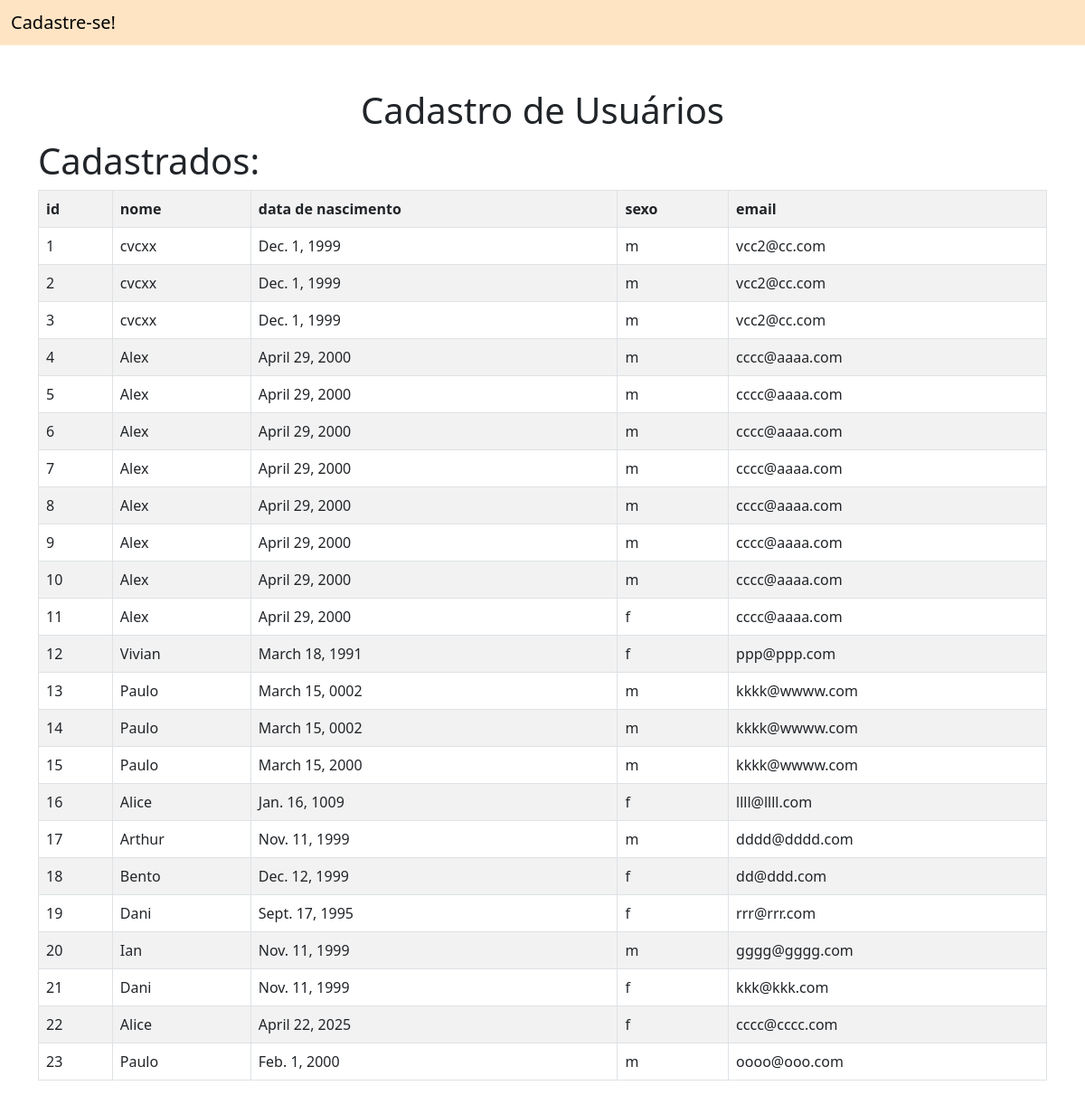
/usuarios/, run on an earlier commit of the app's database.
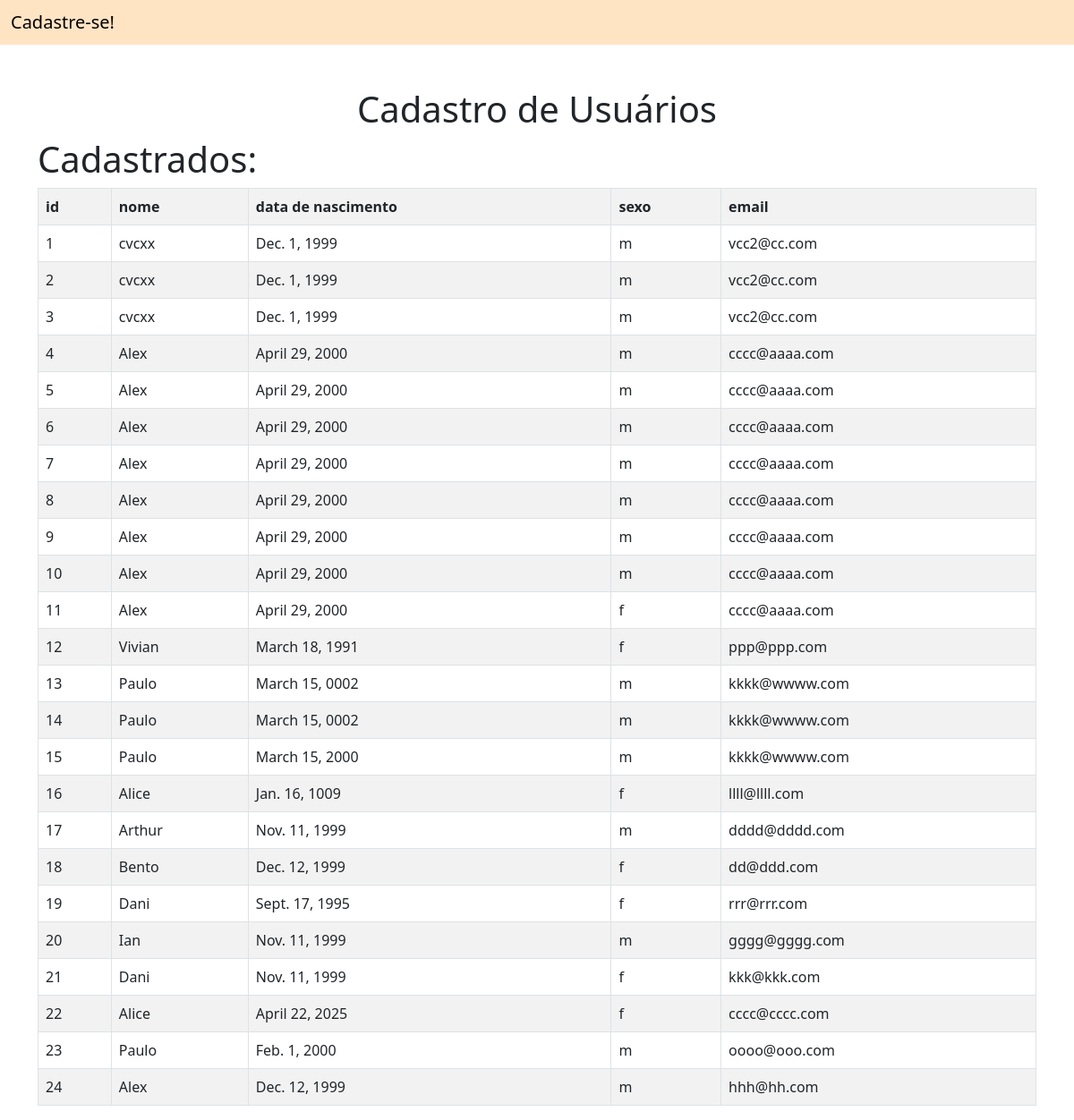
And on a later commit of the database.
### myApp/models.py (models this page shows, shortened)
class Cliente(models.Model):
    id_usuario = models.AutoField(primary_key=True)
    nome = models.CharField(max_length=100)
    data_nascimento = models.DateField(blank=True, null=True)
    sexo = models.CharField(max_length=1, choices=SEXO_CHOICES)
    email = models.EmailField(blank=True, null=True)

### myApp/views.py (the view)
# urls.py: path('usuarios/', views.listagem_usuarios, name='listagem_usuarios'),
def listagem_usuarios(request):
    listagem_usuarios = Cliente.objects.all()
    return render(request, 'usuarios/usuarios.html', {'listagem_usuarios': listagem_usuarios})

### myApp/templates/usuarios/usuarios.html
{% extends 'usuarios/base.html' %}
{% block conteudo %}
<div class="container">
    <h1>Cadastrados:</h1>
    <table class="table table-bordered table-striped">
        <tr>
            <th>id</th>
            <th>nome</th>
            <th>data de nascimento</th>
            <th>sexo</th>
            <th>email</th>
        </tr>
        {% for usuario in listagem_usuarios %}
        <tr>
            <td>{{ usuario.id_usuario }}</td>
            <td>{{ usuario.nome }}</td>
            <td>{{ usuario.data_nascimento }}</td>
            <td>{{ usuario.sexo }}</td>
            <td>{{ usuario.email }}</td>
        </tr>
        {% endfor %}
    </table>
</div>
{% endblock %}

### myApp/templates/usuarios/base.html (shortened to what this page needs)
<!doctype html>
<html lang="en">
<head>
  <link href="https://cdn.jsdelivr.net/npm/bootstrap@5.0.2/dist/css/bootstrap.min.css" rel="stylesheet"
/>
</head>
<body>
  <nav style="background-color: bisque !important;" class="navbar navbar-light bg-light">
    <div class="container-fluid">
      <span class="navbar-brand mb-0 h1"><a style="text-decoration: none;color: black;"
        href="{% url 'home' %}">Cadastre-se!</a></span>
    </div>
  </nav>
  <div style="text-align: center;" class="container mt-5">
    <h1>Cadastro de Usuários</h1>
  </div>
  {% block conteudo %}
  {% endblock %}
</body>
</html>

What changed in the data, as far as the page shows it:
added Cliente: id_usuario "24", nome "Alex", data_nascimento "Dec. 12, 1999", sexo "m", email "hhh@hh.com"
